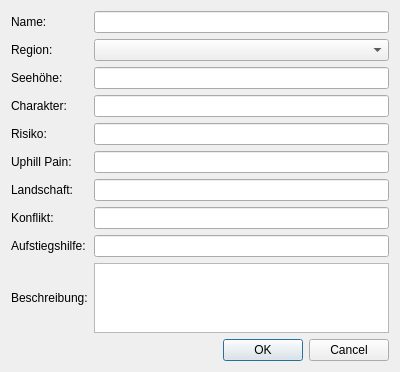
<?xml version="1.0" encoding="UTF-8"?>
<ui version="4.0">
 <class>Dialog</class>
 <widget class="QDialog" name="Dialog">
  <property name="geometry">
   <rect>
    <x>0</x>
    <y>0</y>
    <width>400</width>
    <height>352</height>
   </rect>
  </property>
  <property name="windowTitle">
   <string>Dialog</string>
  </property>
  <layout class="QGridLayout" name="gridLayout">
   <item row="2" column="0">
    <widget class="QLabel" name="region_name">
     <property name="text">
      <string>Region: </string>
     </property>
    </widget>
   </item>
   <item row="5" column="1">
    <widget class="QLineEdit" name="character"/>
   </item>
   <item row="11" column="1">
    <widget class="QLineEdit" name="shuttle"/>
   </item>
   <item row="7" column="0">
    <widget class="QLabel" name="uphill_name">
     <property name="text">
      <string>Uphill Pain:</string>
     </property>
    </widget>
   </item>
   <item row="5" column="0">
    <widget class="QLabel" name="character_name">
     <property name="text">
      <string>Charakter:</string>
     </property>
    </widget>
   </item>
   <item row="0" column="0">
    <widget class="QLabel" name="name_name">
     <property name="text">
      <string>Name:</string>
     </property>
    </widget>
   </item>
   <item row="9" column="0">
    <widget class="QLabel" name="conflict_name">
     <property name="text">
      <string>Konflikt:</string>
     </property>
    </widget>
   </item>
   <item row="7" column="1">
    <widget class="QLineEdit" name="uphill_pain"/>
   </item>
   <item row="12" column="1">
    <widget class="QPlainTextEdit" name="description"/>
   </item>
   <item row="0" column="1">
    <widget class="QLineEdit" name="name"/>
   </item>
   <item row="12" column="0">
    <widget class="QLabel" name="description_name">
     <property name="text">
      <string>Beschreibung:</string>
     </property>
    </widget>
   </item>
   <item row="13" column="1">
    <widget class="QDialogButtonBox" name="buttonBox">
     <property name="orientation">
      <enum>Qt::Horizontal</enum>
     </property>
     <property name="standardButtons">
      <set>QDialogButtonBox::Cancel|QDialogButtonBox::Ok</set>
     </property>
    </widget>
   </item>
   <item row="8" column="1">
    <widget class="QLineEdit" name="landscape"/>
   </item>
   <item row="8" column="0">
    <widget class="QLabel" name="landscape_name">
     <property name="text">
      <string>Landschaft:</string>
     </property>
    </widget>
   </item>
   <item row="9" column="1">
    <widget class="QLineEdit" name="conflict"/>
   </item>
   <item row="11" column="0">
    <widget class="QLabel" name="shuttle_name">
     <property name="text">
      <string>Aufstiegshilfe:</string>
     </property>
    </widget>
   </item>
   <item row="4" column="1">
    <widget class="QLineEdit" name="altitude"/>
   </item>
   <item row="4" column="0">
    <widget class="QLabel" name="altitude_name">
     <property name="text">
      <string>Seehöhe:</string>
     </property>
    </widget>
   </item>
   <item row="6" column="1">
    <widget class="QLineEdit" name="risk"/>
   </item>
   <item row="6" column="0">
    <widget class="QLabel" name="risk_name">
     <property name="text">
      <string>Risiko:</string>
     </property>
    </widget>
   </item>
   <item row="2" column="1">
    <widget class="QComboBox" name="region"/>
   </item>
  </layout>
 </widget>
 <resources/>
 <connections>
  <connection>
   <sender>buttonBox</sender>
   <signal>accepted()</signal>
   <receiver>Dialog</receiver>
   <slot>accept()</slot>
   <hints>
    <hint type="sourcelabel">
     <x>248</x>
     <y>254</y>
    </hint>
    <hint type="destinationlabel">
     <x>157</x>
     <y>274</y>
    </hint>
   </hints>
  </connection>
  <connection>
   <sender>buttonBox</sender>
   <signal>rejected()</signal>
   <receiver>Dialog</receiver>
   <slot>reject()</slot>
   <hints>
    <hint type="sourcelabel">
     <x>316</x>
     <y>260</y>
    </hint>
    <hint type="destinationlabel">
     <x>286</x>
     <y>274</y>
    </hint>
   </hints>
  </connection>
 </connections>
</ui>
